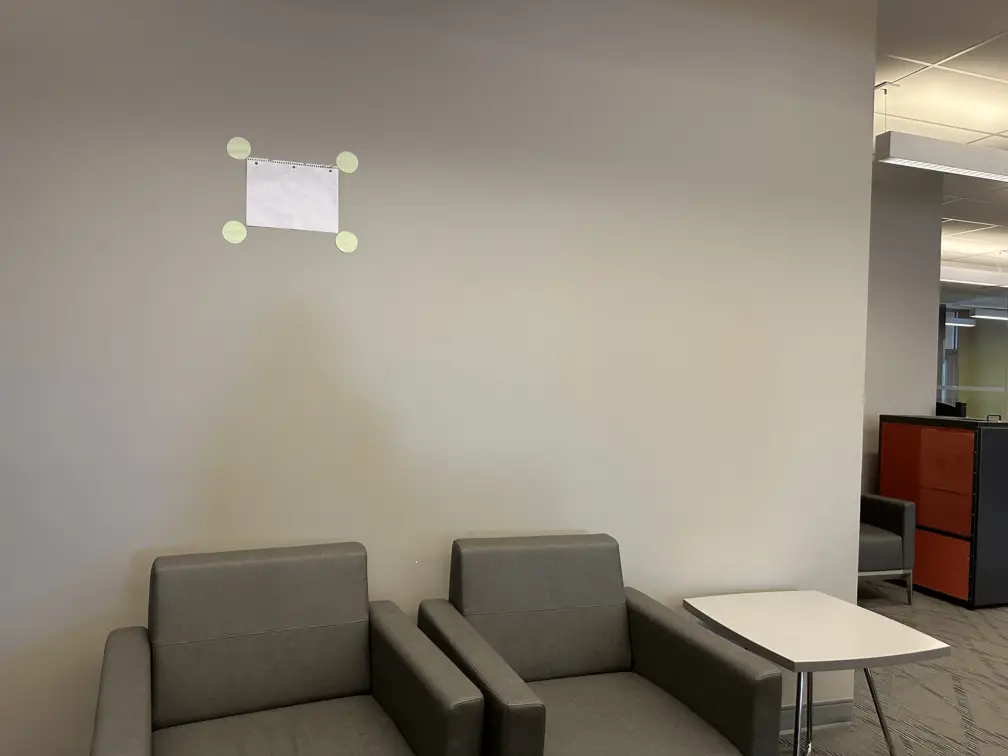
#> input picture math_engine/yaw_imgs/green_right.png, 1008 x 756 px, found by its file name
$ python detect_center_circle.py
#> lines starting #> are read from the running program, lines starting #| are printed output that depends on the picture; after the words box and inside, x2 and y2 are one past the last pixel; in counts of white or black regions, pixels touching at a corner belong together; long printed decimals are rounded
### math_engine/shared_transform.py
import cv2
import pathlib
import numpy as np


CURRENT_FOLDER = str(pathlib.Path(__file__).parent.resolve())

def read_img(path):
#> called with path = 'math_engine\\yaw_imgs\\green_right.png'
    img = cv2.imread(path)
#> img is the input picture: shape (756, 1008, 3); mean B, G, R 121.2, 134.1, 142

    if img is None:
        msg = f"img for not found at {path}"
        raise Exception(msg)
    else:
        return img


def display_img(title, img):
    cv2.imshow(title, img)
    cv2.waitKey(0)

#zoom and roll
# [36 lines left out: functions warpAffine, get_yaw_z_transform_matrix, get_roll_x_transform_matrix, get_pitch_y_transform_matrix, center_matrix_transform, not called in this run]

### math_engine/detect_center_circle.py
#detect all circles
#take distance measure
#look for circles at most like 18 degrees away left and right
#uhhh the circle size should be around some size
#closest one to the middle
#look for best circle and treat that as the center
#calculate distance from center and get yaw measurement from it

import shared_transform
import cv2
import numpy as np

CIRCLE_DIAMETER_M = 0.1
YAW_FOLDER = shared_transform.CURRENT_FOLDER + "\\yaw_imgs\\"
PICAM_IMG_PATH = YAW_FOLDER + "green_right.png"

def get_corner_circles(img_path = PICAM_IMG_PATH):
    #load picam image
    picam_img = shared_transform.read_img(img_path)

    # [8 lines of commented-out code are left out]
    gray = cv2.cvtColor(picam_img, cv2.COLOR_BGR2GRAY)
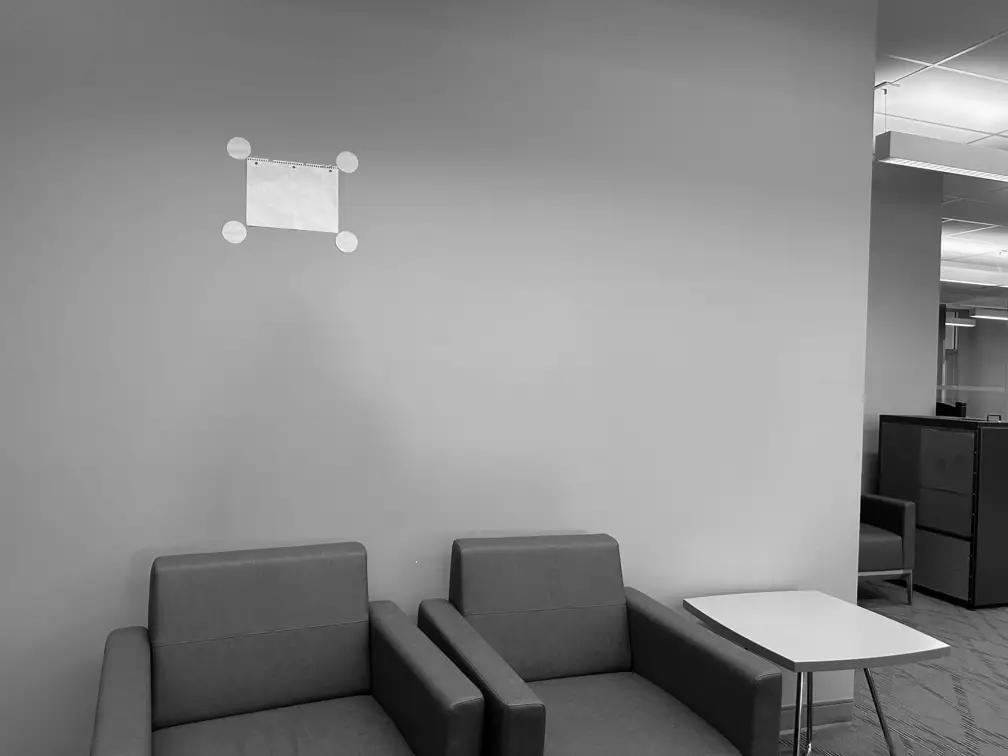
#> gray: shape (756, 1008); min 0, max 255, mean 134.9
    # Blur using 3 * 3 kernel.
    gray_blurred = cv2.blur(gray, (3, 3))
    #denoise
    denoised = cv2.bilateralFilter(gray_blurred,9,75,75)
    #cv2.imshow("denoise",denoised)
    #cv2.waitKey(0)


    DP = 1
    MINDIST = 50
    # Apply Hough transform on the blurred image.
    detected_circles = cv2.HoughCircles(
                        image = denoised,
                        method = cv2.HOUGH_GRADIENT,
                        dp = DP,
                        minDist= MINDIST,
                        param1 = 50, #higher than param2.
                        param2 = 20,  #how perfect circles are NOTE: decrease when chroma key
                        minRadius = 5,
                        maxRadius = 20)
#> detected_circles = [[346.5, 241.5, 10], [238.5, 147.5, 10.9], [346.5, 162.5, 11.6], [233.5, 230.5, 11.8]]

    # Draw circles that are detected.
    if detected_circles is not None:
        #sort by radius
        sorted_indices = np.argsort(detected_circles[0][:, 2])
#> sorted_indices = [0, 1, 2, 3]
        sorted_raw_circles = detected_circles[0][sorted_indices]
#> sorted_raw_circles has the same summary as detected_circles

        # Use the sorted indices to reorder the array
        circles = np.uint16(np.around(detected_circles))[0]
#> circles = [[346, 242, 10], [238, 148, 11], [346, 162, 12], [234, 230, 12]]
        sorted_circles = circles[sorted_indices]
#> sorted_circles has the same summary as circles

        #find the circle closest to center

        for i in circles:
            a, b, r = i[0],i[1],i[2]
            cv2.circle(picam_img, (a, b), r, (0, 255, 0), 2)
#> this loop made 4 passes
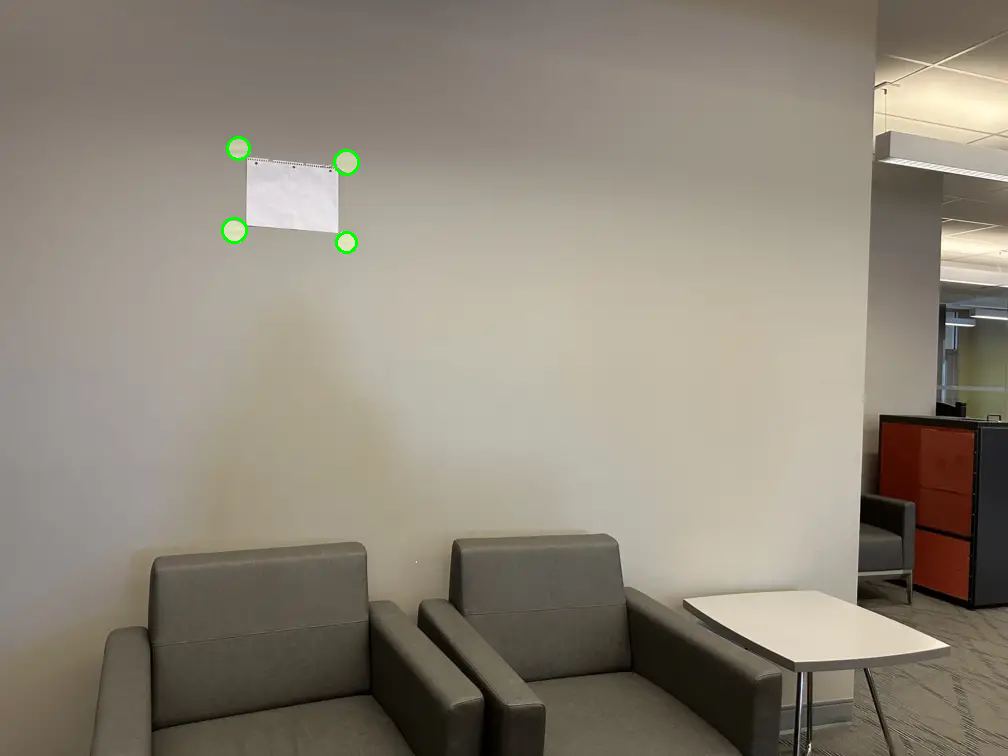
#> picam_img: shape (756, 1008, 3); 0.11% of pixels changed, all inside (x1, y1, x2, y2) = (221, 136, 360, 254)


        #get circles that are closest in size?
        if len(circles) < 4:
            print("didn't even find 4 circles")
            return

        closest_index = 0
        closest_size = -1
        for i in range(len(sorted_circles)-3):
            radius_range = sorted_circles[i+3][2] - sorted_circles[i][2]
            if closest_size == -1 or closest_size > radius_range:
                closest_size = radius_range
                closest_index = i
#> this loop made 1 pass
#> (radius_range, closest_size, closest_index) on pass 1: (2, 2, 0)
#> after the loop, closest_index = 0; closest_size = 2
        corner_circles = sorted_circles[closest_index:closest_index+4]
#> corner_circles has the same summary as circles

        for c in corner_circles:
            a, b, r = c[0],c[1],c[2]
            cv2.circle(picam_img, (a, b), r, (0, 255, 0),-1)
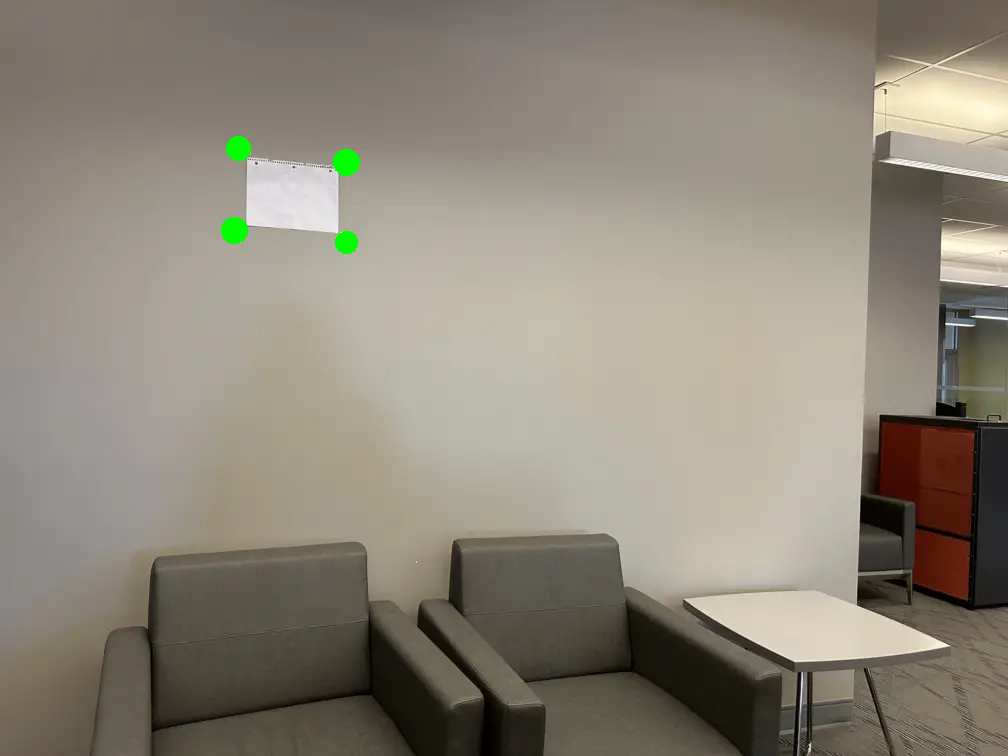
#> picam_img: shape (756, 1008, 3); 0.16% of pixels changed, all inside (x1, y1, x2, y2) = (224, 139, 357, 251)

        #cv2.imshow("Detected Circle", picam_img)
        #cv2.waitKey(0)
        return sorted_raw_circles[closest_index:closest_index+4]
    else:
        print("I DIDNT DETECT ANY CIRCLES T_T")
        return []
WORLD_COORDS = [(442.5, 243.5),
 (443.5, 164.5),
 (543.5, 166.5),
 (543.5, 244.5)]

#[(450,250),(450,165),(550,165),(550,250)]
def calculate_yaw():
    circle_coords = np.delete(get_corner_circles(),2,1)
#> circle_coords = [[346.5, 241.5], [238.5, 147.5], [346.5, 162.5], [233.5, 230.5]]
    sorted_indices = np.lexsort((circle_coords[:, 1], circle_coords[:, 0]))
#> sorted_indices = [3, 1, 2, 0]
    sorted_circle_coords = circle_coords[sorted_indices]
#> sorted_circle_coords = [[233.5, 230.5], [238.5, 147.5], [346.5, 162.5], [346.5, 241.5]]
    # Assuming circle_coords is a list of (x, y) coordinates of detected circles
    # and world_coords is a list of corresponding 3D world coordinates

    # Convert to NumPy arrays
    world_coords = np.array(WORLD_COORDS, dtype=np.float32)
    sorted_indices = np.lexsort((world_coords[:, 1], world_coords[:, 0]))
    sorted_world_coords = world_coords[sorted_indices]


    M = cv2.getPerspectiveTransform(sorted_circle_coords,sorted_world_coords)
#> M = [[0.657, 0.211, 236.5], [-0.182, 1, 53.32], [-0.000422, 0.000389, 1]]
    picam_img = shared_transform.read_img(PICAM_IMG_PATH)
    shared_transform.display_img("original", picam_img)
    dst = cv2.warpPerspective(picam_img,M,(picam_img.shape[0],picam_img.shape[1]))
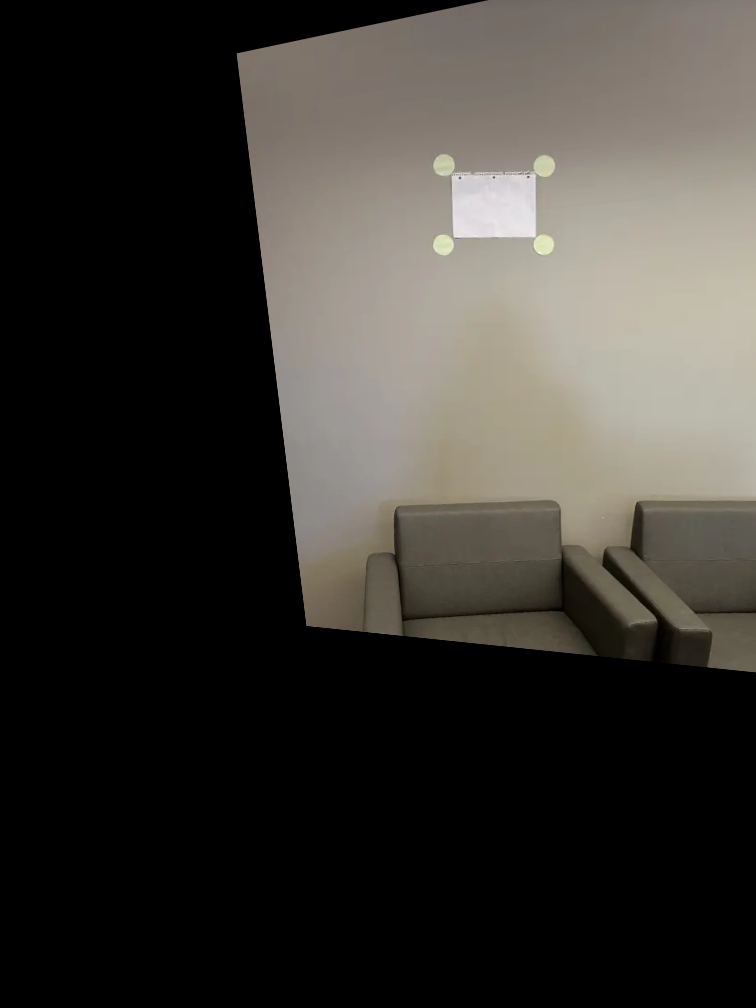
#> dst: shape (1008, 756, 3); mean B, G, R 50.9, 55.5, 58.3
    shared_transform.display_img("warped",dst)
    # Decompose the transformation matrix into rotation matrix R and translation vector T
    retval, R, T, N = cv2.decomposeHomographyMat(M, np.eye(3))
#> retval = 4; T = ([240.4, 54.19, 2.02], [-240.4, -54.19, -2.02], [240.4, 54.2, 0.0163], [-240.4, -54.2, -0.0163]); N = ([0.00631, 0.00309, 1], [-0.00631, -0.00309, -1], [-0.00136, 0.000428, 1], [0.00136, -0.000428, -1])

    r = R[0]
#> r = [[-0.849, -0.527, 0.0143], [-0.527, 0.85, 0.00198], [-0.0132, -0.00583, -1]]
    print(r)
#| [[-0.8495 -0.5274    0.01425]
#|  [-0.5275  0.8496  0.001984]
#|  [-0.01315 -0.005831 -0.9999]]
    # Extract yaw angle from the rotation matrix
    yaw = np.arctan2(r[1, 0], r[0, 0])
#> yaw = -2.59
    print(yaw)
#| -2.586

    # Print the yaw angle in degrees
    print("Yaw Angle: ", np.degrees(yaw))
#| Yaw Angle:  -148.164
    return -1*np.degrees(yaw)

original_coords = np.array([[233.5, 230.5],
 [238.5, 147.5] ,
 [346.5, 162.5] ,
 [346.5, 241.5]])

def is_yaw_correct():
    return


def main():
    calculate_yaw()

if __name__ == '__main__':
    main()

$ run again, with math_engine/yaw_imgs/green_straight.png copied over math_engine/yaw_imgs/green_right.png
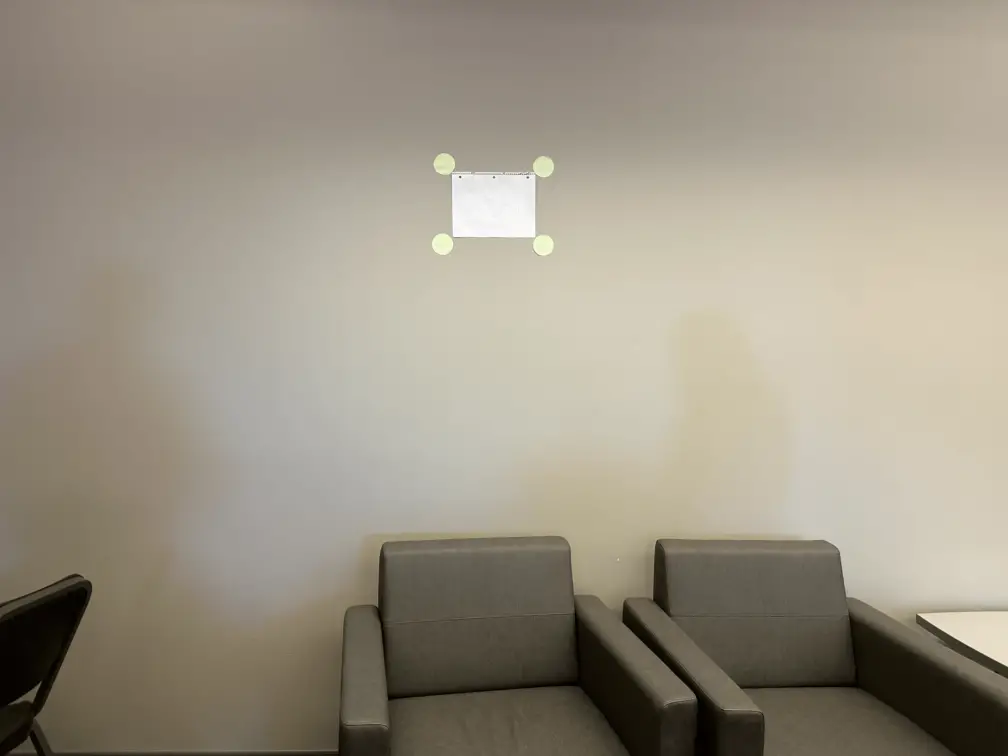
#> input picture math_engine/yaw_imgs/green_straight.png, 1008 x 756 px, found by its file name
#> in read_img, img is the input picture: shape (756, 1008, 3); mean B, G, R 132.2, 147.3, 155
#> detected_circles = [[543.5, 166.5, 10.2], [442.5, 243.5, 9.6], [543.5, 244.5, 9.4], [443.5, 164.5, 9.4]]
#> in get_corner_circles, `sorted_indices = np.argsort(detected_circles[0][:, 2])`: sorted_indices = [3, 2, 1, 0]
#> sorted_raw_circles = [[443.5, 164.5, 9.4], [543.5, 244.5, 9.4], [442.5, 243.5, 9.6], [543.5, 166.5, 10.2]]
#> circles = [[544, 166, 10], [442, 244, 10], [544, 244, 9], [444, 164, 9]]
#> sorted_circles = [[444, 164, 9], [544, 244, 9], [442, 244, 10], [544, 166, 10]]
#> the loop in get_corner_circles, `for i in circles:` made 4 passes
#> the loop in get_corner_circles, `for i in range(len(sorted_circles)-3):` made 1 pass
#> (radius_range, closest_size, closest_index) on pass 1: (1, 1, 0)
#> after the loop in get_corner_circles, `for i in range(len(sorted_circles)-3):`: closest_index = 0; closest_size = 1
#> corner_circles has the same summary as sorted_circles
#> the loop in get_corner_circles, `for c in corner_circles:` made 4 passes
#> after the loop in get_corner_circles, `for c in corner_circles:`:
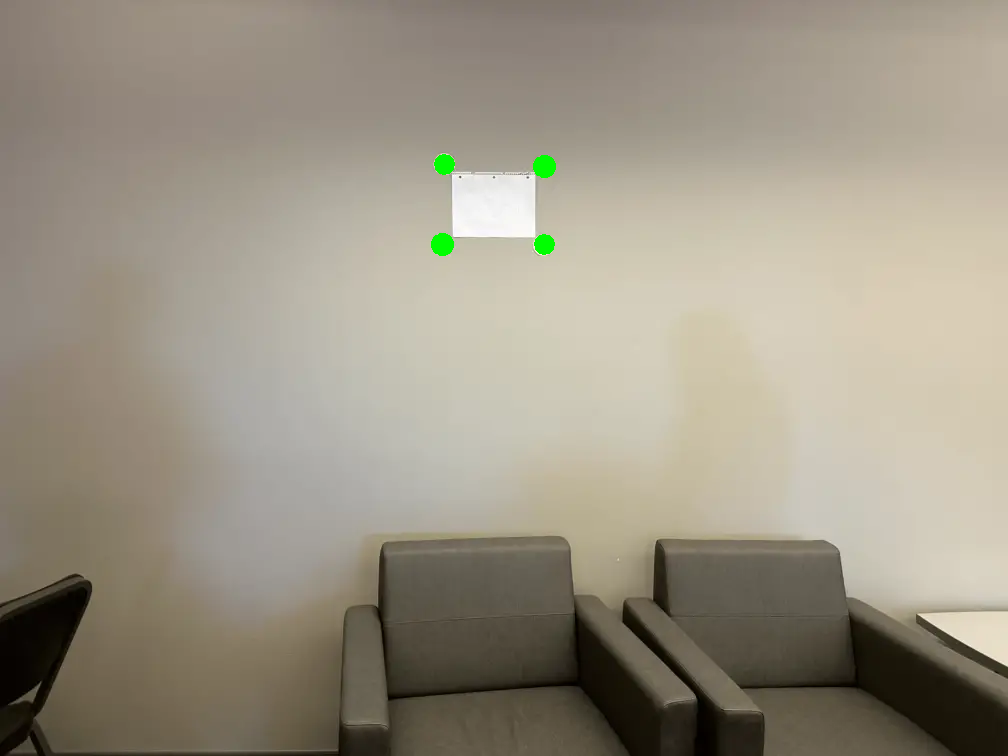
#> picam_img: shape (756, 1008, 3); mean B, G, R 131.8, 147.4, 154.5
#> circle_coords = [[443.5, 164.5], [543.5, 244.5], [442.5, 243.5], [543.5, 166.5]]
#> in calculate_yaw, `sorted_indices = np.lexsort((circle_coords[:, 1], circle_coords[:, 0]))`: sorted_indices = [2, 0, 3, 1]
#> sorted_circle_coords = [[442.5, 243.5], [443.5, 164.5], [543.5, 166.5], [543.5, 244.5]]
#> M = [[1, 3.87e-15, -5.85e-13], [-2.19e-17, 1, -2.65e-13], [-2.13e-19, 7.12e-18, 1]]
#> in calculate_yaw, `dst = cv2.warpPerspective(picam_img,M,(picam_img.shape[0],picam_img.sh..`:
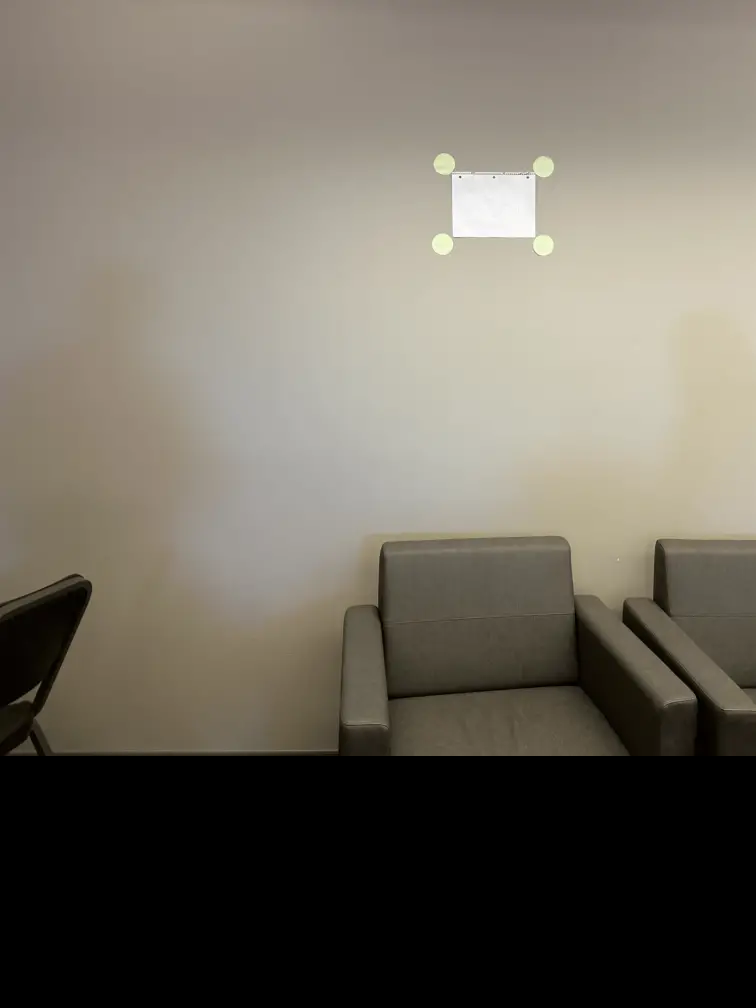
#> dst: shape (1008, 756, 3); mean B, G, R 95.6, 106.4, 111.9
#> retval = 1; R = ([[1, 3.87e-15, -5.85e-13], [-2.19e-17, 1, -2.65e-13], [-2.13e-19, 7.12e-18, 1]],); T = ([0, 0, 0],)
#> in calculate_yaw, `r = R[0]`: r has the same summary as M
#| [[ 1.00000000e+00  3.87049859e-15 -5.85365689e-13]
#|  [-2.19323904e-17  1.00000000e+00 -2.64675913e-13]
#|  [-2.12955735e-19  7.12143255e-18  1.00000000e+00]]
#> yaw = -2.19e-17
#| -2.1932390415296216e-17
#| Yaw Angle:  -1.256633405429652e-15
